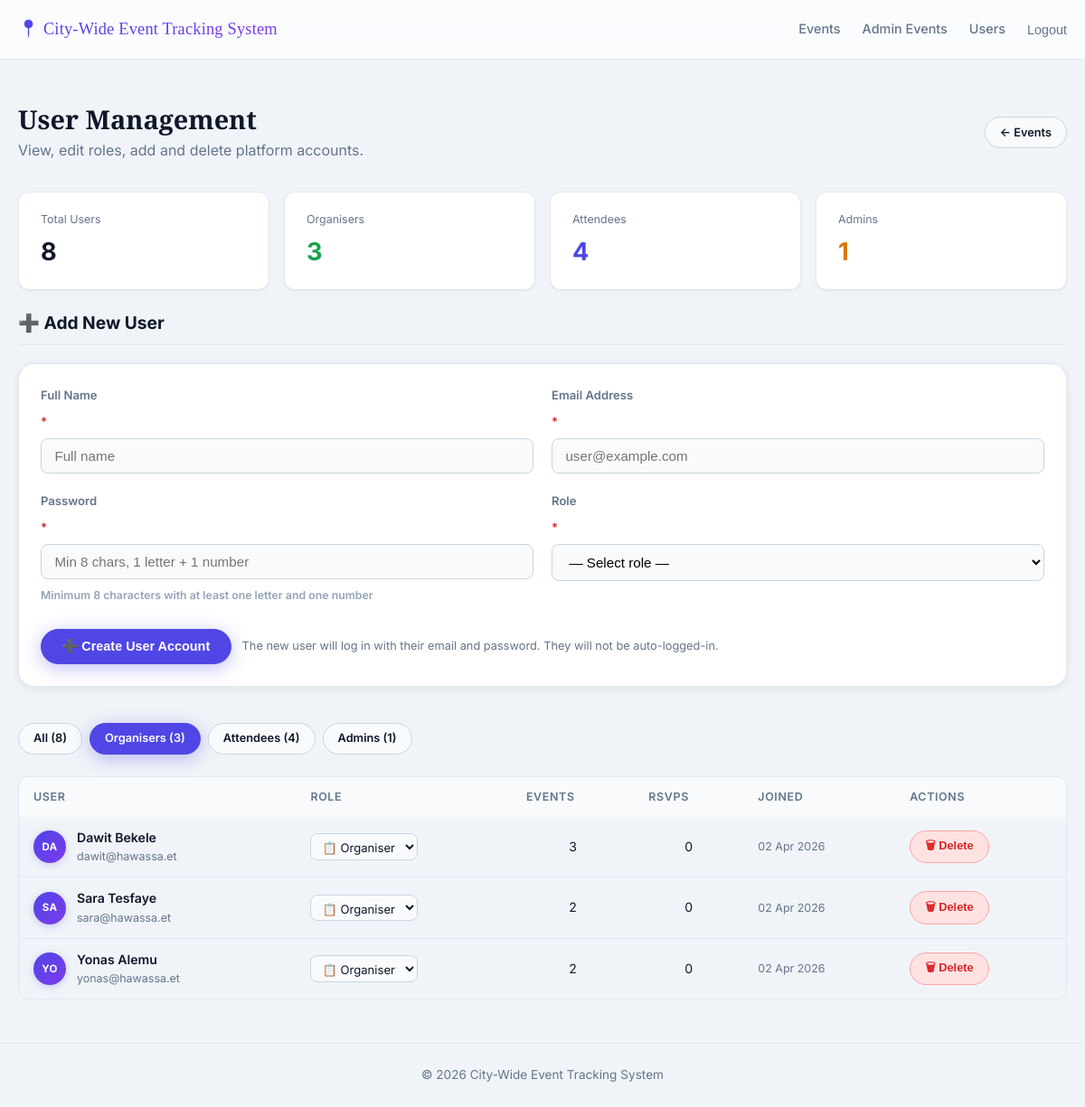
Screenshot of /index.php?page=admin_users&role=organizer (signed in) with the database file from the repository.
### tables this page shows
CREATE TABLE users (
    id INT UNSIGNED AUTO_INCREMENT PRIMARY KEY,
    name VARCHAR(100) NOT NULL,
    email VARCHAR(150) NOT NULL UNIQUE,
    password_hash VARCHAR(255) NOT NULL,
    role ENUM('attendee', 'organizer', 'admin') NOT NULL DEFAULT 'attendee',
    created_at DATETIME NOT NULL DEFAULT CURRENT_TIMESTAMP
);

### public/index.php (called while the page is built, shortened)
<?php
require __DIR__ . '/../includes/session.php';
require __DIR__ . '/../includes/helpers.php';
require __DIR__ . '/../config/routes.php';
$page = $_GET['page'] ?? 'event_feed';
$viewFile = $routes[$page] ?? null;
require __DIR__ . '/../views/layout/header.php';
require $viewFile;
require __DIR__ . '/../views/layout/footer.php';

### includes/helpers.php (called while the page is built, shortened)
<?php
function e(?string $value): string
{
    return htmlspecialchars($value ?? '', ENT_QUOTES, 'UTF-8');
}
function url_for(string $page, array $params = []): string
{
    $params = array_merge(['page' => $page], array_filter($params, static fn($v) => $v !== null));
    $query = http_build_query($params);
    return BASE_URL . 'index.php' . ($query ? '?' . $query : '');
}

### models/UserModel.php (called while the page is built, shortened)
<?php
function user_get_all(?string $roleFilter = null): array
{
    $pdo = get_pdo();
    $where = $roleFilter ? " WHERE u.role = :role" : '';
    $stmt = $pdo->prepare(
        "SELECT u.id, u.name, u.email, u.role, u.created_at,
                (SELECT COUNT(*) FROM events e WHERE e.organizer_id = u.id) AS event_count,
                (SELECT COUNT(*) FROM rsvps r WHERE r.user_id = u.id) AS rsvp_count
         FROM users u{$where}
         ORDER BY u.created_at DESC"
    );
    $params = $roleFilter ? [':role' => $roleFilter] : [];
    $stmt->execute($params);
    return $stmt->fetchAll();
}
function user_count_by_role(): array
{
    $pdo = get_pdo();
    $stmt = $pdo->query("SELECT role, COUNT(*) AS c FROM users GROUP BY role");
    $result = ['admin' => 0, 'organizer' => 0, 'attendee' => 0, 'total' => 0];
    foreach ($stmt->fetchAll() as $row) {
        $result[$row['role']] = (int) $row['c'];
        $result['total'] += (int) $row['c'];
    }
    return $result;
}

### includes/session.php (called while the page is built, shortened)
<?php
function current_user_id(): ?int
{
    return isset($_SESSION['user_id']) ? (int) $_SESSION['user_id'] : null;
}

### views/pages/admin_users.php (the view, shortened to what this page needs)
<?php
require_once __DIR__ . '/../../includes/helpers.php';
require_once __DIR__ . '/../../includes/session.php';
require_once __DIR__ . '/../../models/UserModel.php';
$roleFilter = isset($_GET['role']) && in_array($_GET['role'], ['admin', 'organizer', 'attendee'], true)
    ? $_GET['role'] : null;
$users   = user_get_all($roleFilter);
$counts  = user_count_by_role();
$actorId = current_user_id() ?? 0;
$roleLabels = ['admin' => '🛡️ Admin', 'organizer' => '📋 Organiser', 'attendee' => '👤 Attendee'];
$addOld    = $_SESSION['old_input']['add_user'] ?? [];
$addErrors = $_SESSION['validation_errors'] ?? [];
function add_err_class(string $field, array $errors): string
{
    return isset($errors[$field]) ? ' input-error' : '';
}
?>
<div class="dashboard-header">
    <div>
        <h1 style="font-family:var(--font-display);font-size:1.8rem;">User Management</h1>
        <p style="color:var(--color-text-muted);margin-top:var(--sp-1);">View, edit roles, add and delete platform accounts.</p>
    </div>
    <div style="display:flex;gap:var(--sp-3);">
        <a href="<?= e(url_for('admin_events')) ?>" class="button subtle sm">← Events</a>
    </div>
</div>
<div class="stat-row">
    <div class="stat-box">
        <div class="stat-label">Total Users</div>
        <div class="stat-value"><?= $counts['total'] ?></div>
    </div>
    <div class="stat-box">
        <div class="stat-label">Organisers</div>
        <div class="stat-value" style="color:var(--color-success)"><?= $counts['organizer'] ?></div>
    </div>
    <div class="stat-box">
        <div class="stat-label">Attendees</div>
        <div class="stat-value" style="color:var(--color-primary)"><?= $counts['attendee'] ?></div>
    </div>
    <div class="stat-box">
        <div class="stat-label">Admins</div>
        <div class="stat-value" style="color:var(--color-warning)"><?= $counts['admin'] ?></div>
    </div>
</div>
<section class="dashboard-section" id="add-user">
    <h2>➕ Add New User</h2>
    <div class="card">
        <form action="<?= e(BASE_URL . 'actions/admin/add_user.php') ?>" method="post"
              class="auth-form validated-form" id="addUserForm" novalidate>
            <div style="display:grid;grid-template-columns:1fr 1fr;gap:var(--sp-5);" class="form-two-col">
                <label>
                    Full Name <span style="color:var(--color-danger)">*</span>
                    <input type="text" name="name" id="adduser_name" maxlength="100" required
                           placeholder="Full name"
                           value="<?= htmlspecialchars($addOld['name'] ?? '', ENT_QUOTES, 'UTF-8') ?>"
                           class="<?= add_err_class('name', $addErrors) ?: add_err_class('name_len', $addErrors) ?>">
                </label>
                <label>
                    Email Address <span style="color:var(--color-danger)">*</span>
                    <input type="email" name="email" id="adduser_email" maxlength="150" required
                           placeholder="user@example.com"
                           value="<?= htmlspecialchars($addOld['email'] ?? '', ENT_QUOTES, 'UTF-8') ?>"
                           class="<?= add_err_class('email', $addErrors) ?>">
                </label>
                <label>
                    Password <span style="color:var(--color-danger)">*</span>
                    <input type="password" name="password" id="adduser_password" required
                           placeholder="Min 8 chars, 1 letter + 1 number"
                           autocomplete="new-password"
                           class="<?= add_err_class('password', $addErrors) ?>">
                    <small class="input-hint">Minimum 8 characters with at least one letter and one number</small>
                </label>
                <label>
                    Role <span style="color:var(--color-danger)">*</span>
                    <select name="role" id="adduser_role" required
                            class="<?= add_err_class('role', $addErrors) ?>">
                        <option value="">— Select role —</option>
                    </select>
                </label>
            </div>
            <div style="display:flex;gap:var(--sp-3);align-items:center;flex-wrap:wrap;margin-top:var(--sp-2);">
                <button type="submit" class="button primary" id="addUserBtn">
                    ➕ Create User Account
                </button>
                <span style="font-size:.8rem;color:var(--color-text-muted)">
                    The new user will log in with their email and password. They will not be auto-logged-in.
                </span>
            </div>
        </form>
    </div>
</section>
<div style="display:flex;gap:var(--sp-2);margin-bottom:var(--sp-6);flex-wrap:wrap;">
    <a href="<?= e(url_for('admin_users')) ?>"
       class="button sm <?= $roleFilter === null ? 'primary' : 'subtle' ?>">All (<?= $counts['total'] ?>)</a>
    <?php foreach (['organizer' => 'Organisers', 'attendee' => 'Attendees', 'admin' => 'Admins'] as $r => $label): ?>
        <a href="<?= e(url_for('admin_users', ['role' => $r])) ?>"
           class="button sm <?= $roleFilter === $r ? 'primary' : 'subtle' ?>"><?= $label ?> (<?= $counts[$r] ?>)</a>
    <?php endforeach; ?>
</div>
<?php if (empty($users)): ?>
    <div class="empty-state" style="padding:var(--sp-8) 0">
        <div class="empty-icon">👥</div>
        <h3>No users found</h3>
    </div>
<?php else: ?>
<div class="table-wrap">
    <table>
        <thead>
            <tr>
                <th>User</th>
                <th>Role</th>
                <th>Events</th>
                <th>RSVPs</th>
                <th>Joined</th>
                <th>Actions</th>
            </tr>
        </thead>
        <tbody>
            <?php foreach ($users as $u): ?>
                <?php $isSelf = (int)$u['id'] === $actorId; ?>
                <tr>
                    <td>
                        <div style="display:flex;align-items:center;gap:var(--sp-3);">
                            <div class="avatar-circle" data-initials="<?= e(strtoupper(mb_substr($u['name'], 0, 2))) ?>">
                                <?= e(strtoupper(mb_substr($u['name'], 0, 2))) ?>
                            </div>
                            <div>
                                <div style="font-weight:600;font-size:.88rem;"><?= e($u['name']) ?></div>
                                <div style="font-size:.78rem;color:var(--color-text-muted);"><?= e($u['email']) ?></div>
                            </div>
                        </div>
                    </td>
                    <td>
                        <?php if ($isSelf): ?>
                            <span class="badge badge-approved"><?= $roleLabels[$u['role']] ?? $u['role'] ?></span>
                            <div style="font-size:.7rem;color:var(--color-text-light);margin-top:2px;">You</div>
                        <?php else: ?>
                            <form action="<?= e(BASE_URL . 'actions/admin/update_user_role.php') ?>" method="post"
                                  style="display:flex;align-items:center;gap:var(--sp-2);">
                                <select name="role" class="form-control"
                                        style="padding:.3rem .5rem;font-size:.82rem;width:auto;min-width:110px;"
                                        onchange="this.form.submit()">
                                    <option value="organizer" <?= $u['role'] === 'organizer' ? 'selected' : '' ?>>📋 Organiser</option>
                                </select>
                            </form>
                        <?php endif; ?>
                    </td>
                    <td style="font-size:.88rem;text-align:center;"><?= (int)$u['event_count'] ?></td>
                    <td style="font-size:.88rem;text-align:center;"><?= (int)$u['rsvp_count'] ?></td>
                    <td style="font-size:.78rem;color:var(--color-text-muted);"><?= e(date('d M Y', strtotime($u['created_at']))) ?></td>
                    <td>
                        <?php if (!$isSelf): ?>
                            <form action="<?= e(BASE_URL . 'actions/admin/delete_user.php') ?>" method="post"
                                  onsubmit="return confirm('Delete <?= e($u['name']) ?>? This removes all their events, RSVPs, and comments.');">
                                <button type="submit" class="button danger sm">🗑 Delete</button>
                            </form>
                        <?php else: ?>
                            <span style="font-size:.78rem;color:var(--color-text-light);">—</span>
                        <?php endif; ?>
                    </td>
                </tr>
            <?php endforeach; ?>
        </tbody>
    </table>
</div>
<?php endif; ?>

### rows the page displays
users: name "DA", name "Dawit Bekele", email "dawit@hawassa.et", role "📋 Organiser", event_count "3", rsvp_count "0", created_at "02 Apr 2026"
users: name "SA", name "Sara Tesfaye", email "sara@hawassa.et", role "📋 Organiser", event_count "2", rsvp_count "0", created_at "02 Apr 2026"
users: name "YO", name "Yonas Alemu", email "yonas@hawassa.et", role "📋 Organiser", event_count "2", rsvp_count "0", created_at "02 Apr 2026"

### other values shown
APP_NAME "City-Wide Event Tracking System"
$counts['total'] "8"
$counts['organizer'] "3"
$counts['attendee'] "4"
$counts['admin'] "1"
$label "Organisers"
$counts[$r] "3"
$label "Attendees"
$counts[$r] "4"
$label "Admins"
$counts[$r] "1"
